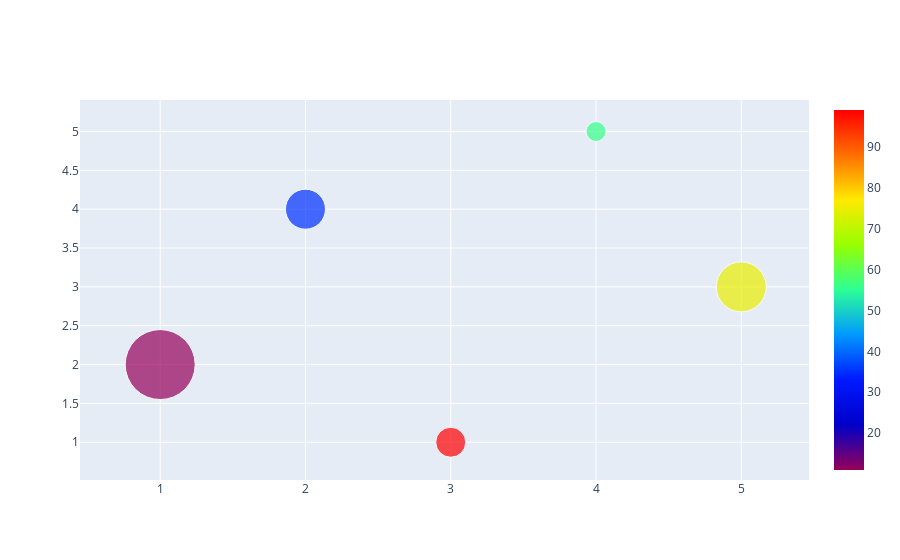

Notebook source saved alongside this figure:
### Code cell
trace = go.Scatter(
    x = x,
    y = y,
    mode = 'markers',
    marker = dict(
        size = z,
        color = a,
        colorscale = 'Rainbow',
        showscale = True
    )
)
data = [trace]
offline.iplot(data)

### Figure 1 — Plotly figure (JSON) as saved in the notebook; plotly's stock layout.template omitted (floating-point values rounded to 4 significant figures)
{"data": [{"marker": {"color": [11, 35, 99, 56, 75], "colorscale": [[0, "rgb(150,0,90)"], [0.125, "rgb(0,0,200)"], [0.25, "rgb(0,25,255)"], [0.375, "rgb(0,152,255)"], [0.5, "rgb(44,255,150)"], [0.625, "rgb(151,255,0)"], [0.75, "rgb(255,234,0)"], [0.875, "rgb(255,111,0)"], [1, "rgb(255,0,0)"]], "showscale": true, "size": [70, 40, 30, 20, 50]}, "mode": "markers", "type": "scatter", "x": [1, 2, 3, 4, 5], "y": [2, 4, 1, 5, 3]}], "layout": {}}
